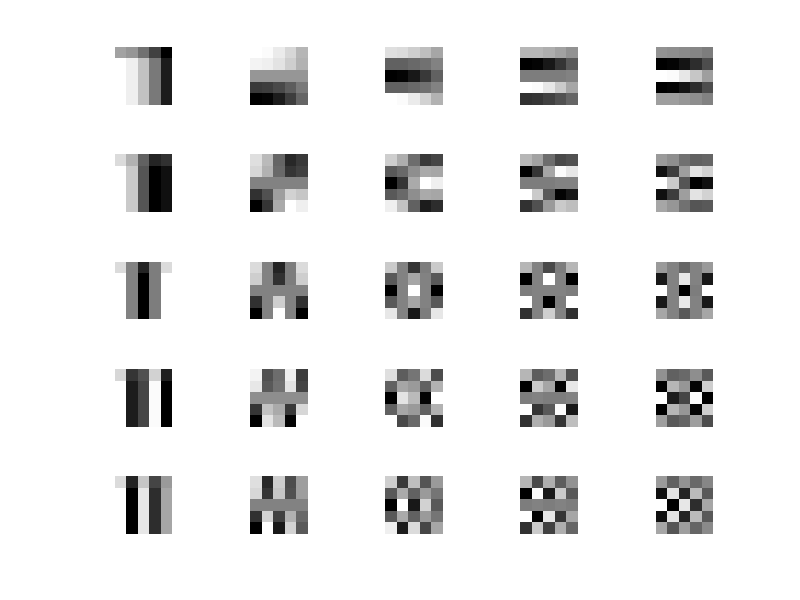
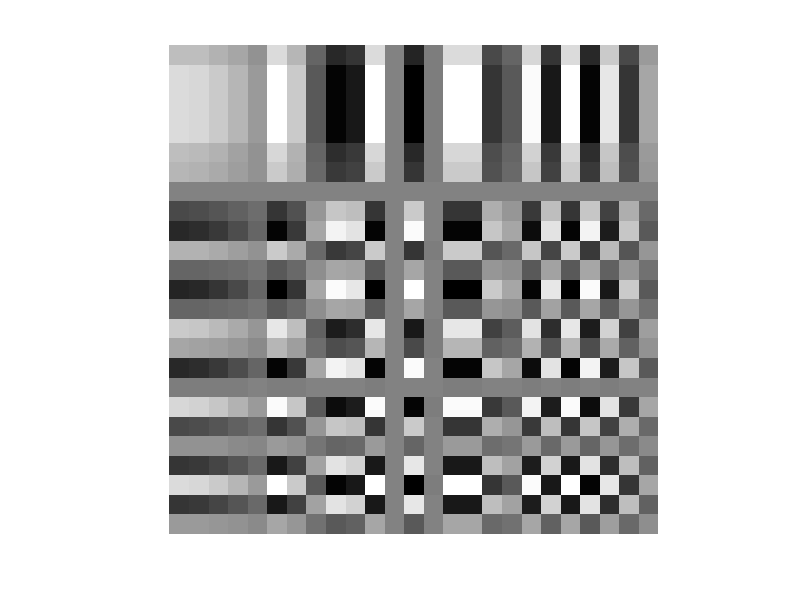

These charts were generated, in order, by the following MATLAB code: (Note: this script raises an error after producing the figures.)
clc;
close all;
clear all;
sz=input('basis size:');
A=zeros(sz);
[row,col]=size(A);
mul=sqrt(1/sz);
for n=1:sz
    for k=1:sz
        A(n,k)=mul*cos(pi*(2*n-1)*(k-1)/(2*sz));
        if(n~=1)A(n,k)=A(n,k)*sqrt(2);
        end
    end
end
B=cell(sz);
for n=1:sz
    for k=1:sz
        B{n,k}=(A(:,n))*(A(k,:));
    end
end
counter=1;
for n=1:row
    for k=1:col
        subplot(row,col,counter);
        imshow(B{k,n},[]);
        counter=counter+1;
    end
end
C=cell2mat(B);
figure,imshow(C,[]);
img=imread('tire.tif');


%%%%%%%%%%%%%%%%%%%%%%%%%%%%%%%
fourier spectrun


clc;
close all;
clear all;
I =imread('tire.tif');
figure,
subplot(2,2,1);
imshow(I);
F=fft2(double(I));
subplot(2,2,2);
imshow(F);
S=fftshift(F);
subplot(2,2,3);
imshow(S);
L=log2(S);
A=abs(L);
subplot(2,2,4);
imagesc(A);

